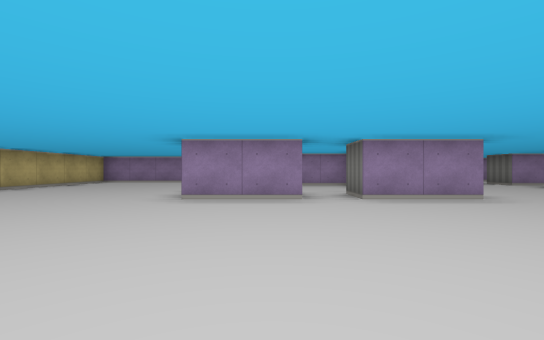
[1] (above)

18 first-person views from a walk through a cub3D ray-caster map. The camera is about half as high as the walls, looks level and sees 90° across. The floor is counted in squares. Each view is taken from the middle of a square. On the plan, view 1 faces up. The plan holds only what a view shows up to about 9 squares ahead; the rest is blank.

[2]
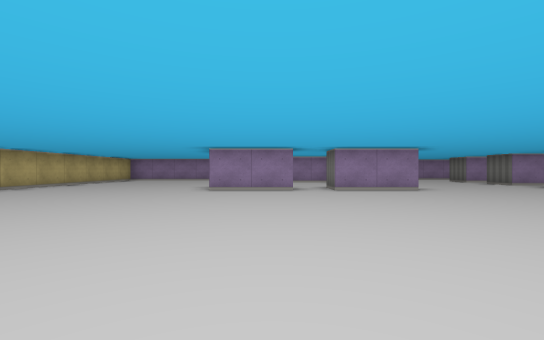

[3]
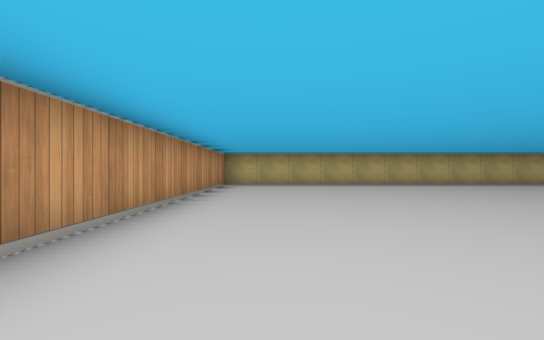

[4]
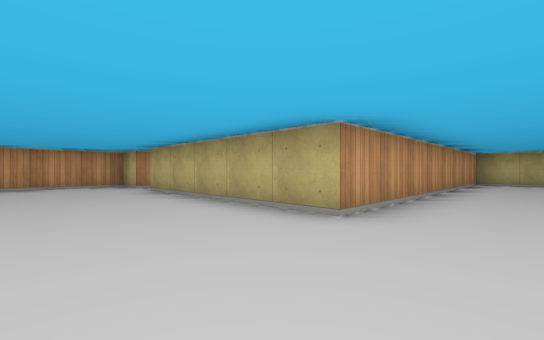

[5]
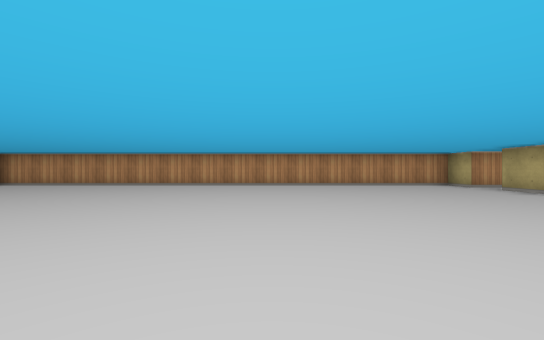

[6]
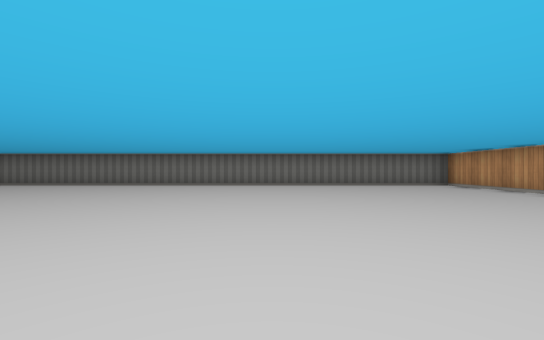

[7]
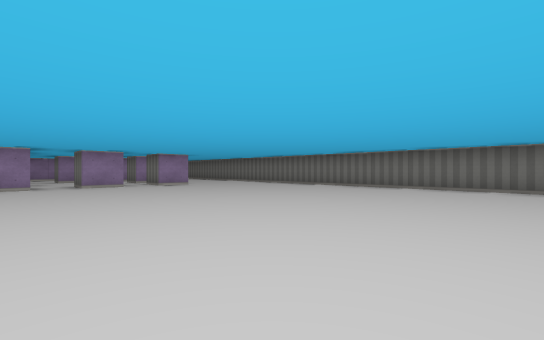

[8]
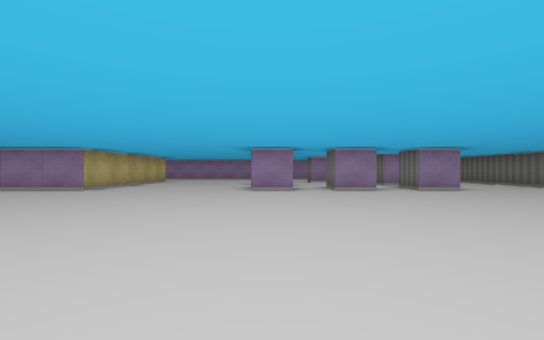

[9]
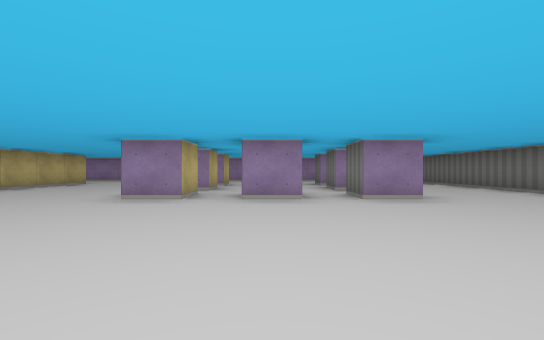

[10]
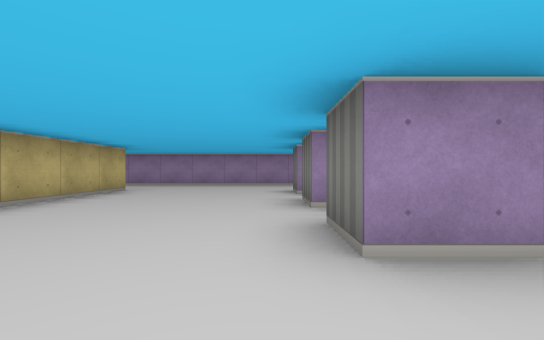

[11]
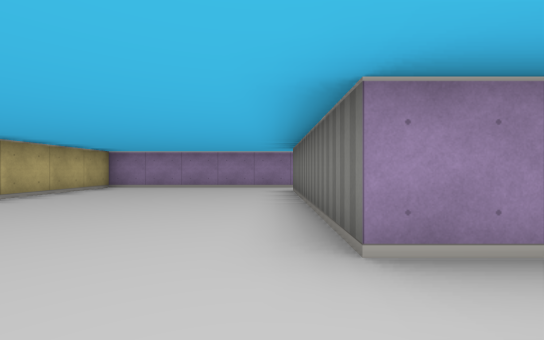

[12]
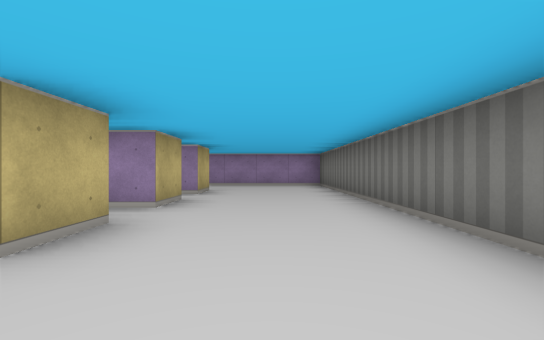

[13]
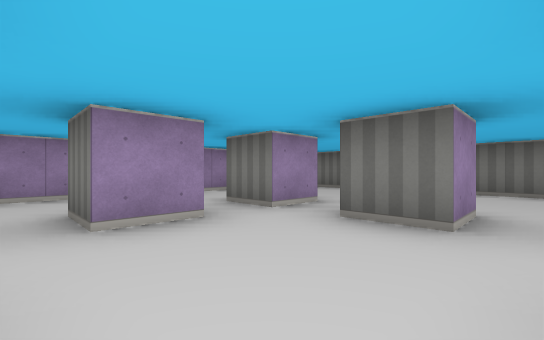

[14]
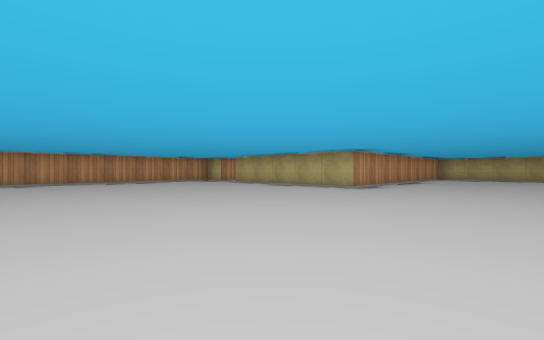

[15]
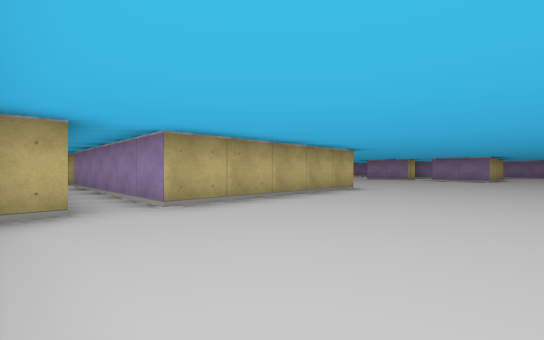

[16]
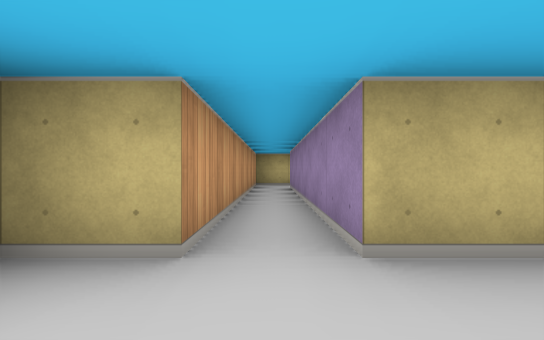

[17]
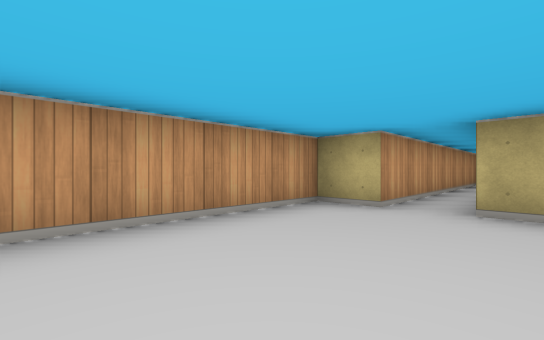

[18]
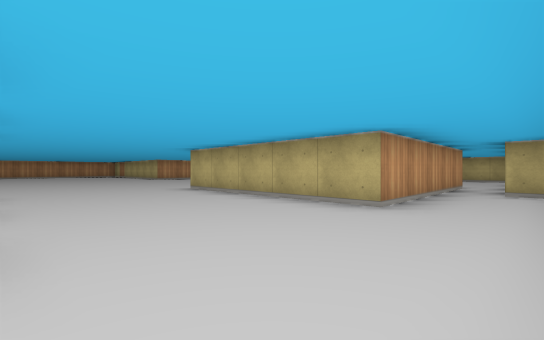

### Floor plan
Points are (right, up) in squares from view 1. A wall is a line through its corners. A room is listed if a view was taken in it or the views show most of it. See-through windows are left out.
Room 1 (views 1, 2, 3, 4, 5, 6, 7, 8, 9, 10, 11, 12, 13, 14, 15, 16, 17, 18)
walls: (8.5, 5.5) (8.5, 4.5) (7.5, 4.5) (7.5, 5.5); (10.6, 4.5) (9.5, 4.5) (9.5, 5.5); (0.6, 4.5) (-1.5, 4.5) (-1.5, 9.5) (3.5, 9.5) (3.5, 4.5) (1.5, 4.5); (8.5, 7.5) (8.5, 6.5) (7.5, 6.5) (7.5, 7.4); (12.5, 5.5) (12.5, 4.5) (11.5, 4.5) (11.5, 5.5); (8.5, 9) (8.5, 8.5) (7.5, 8.5) (7.5, 9.5); (10.5, 8.5) (9.5, 8.5) (9.5, 9.5); (12.5, 7.5) (12.5, 6.5) (11.5, 6.5) (11.5, 7.5); (12.5, 9.5) (12.5, 8.5) (11.5, 8.5) (11.5, 9.5); (9.9, 11.5) (2.4, 11.5); (0.5, 11) (0.5, 10.5); (-1.4, 10.5) (-6.5, 10.5) (-6.5, -2.5) (1.5, -2.5) (1.5, -7.5) (-4.5, -7.5); (-5.5, -7.2) (-5.5, -8.5) (1.5, -8.5) (1.5, -9.5) (15.5, -9.5) (15.5, 11.5) (12, 11.5)
ways out: opening at (1, 5) to room 2
Room 2 (no view inside)
walls: (2.4, 8.5) (0.9, 8.5); (1.5, 4.5) (1.5, 5.5)
ways out: opening at (1, 5) to room 1

Where each view was taken, in squares from view 1:
view 1: 0 up, 0 right, facing up
view 2: 2 down, 0 right, facing up
view 3: 1 down, 2 right, facing left
view 4: 1 down, 4 right, facing down-left
view 5: 1 down, 7 right, facing down
view 6: 4 down, 7 right, facing right
view 7: 4 down, 8 right, facing up-right
view 8: 2 down, 8 right, facing up
view 9: 0 up, 10 right, facing up
view 10: 3 up, 7 right, facing up
view 11: 3 up, 2 left, facing up
view 12: 3 up, 14 right, facing up
view 13: 6 up, 9 right, facing up-right
view 14: 1 up, 8 right, facing down-left
view 15: 9 down, 5 right, facing up-left
view 16: 8 down, 3 right, facing left
view 17: 7 down, 5 right, facing down-left
view 18: 11 up, 7 right, facing down-left
